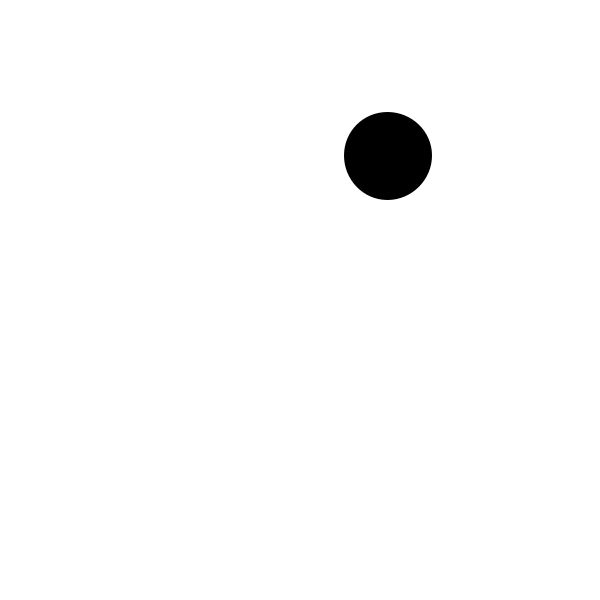
Frame 1 (no input)
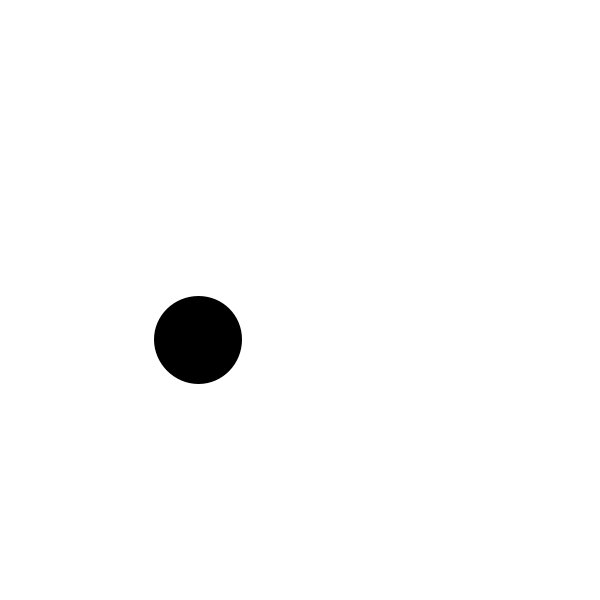
Frame 60 (the mouse pressed at the canvas centre just before this capture)
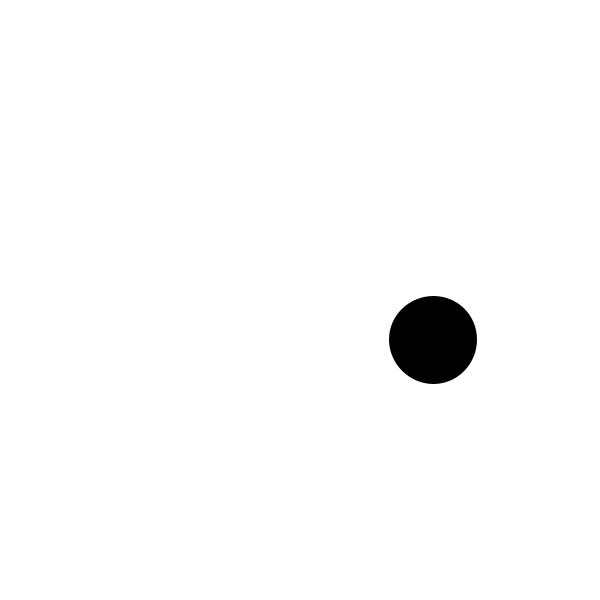
Frame 120 (the mouse held since frame 60 and released just before this capture)

The Processing sketch that drew these frames (run headless with seeded random() and noise(); from frame 60 on, the mouse is pressed at the canvas centre):

// Processing sketch: processing_66562
// ── processing_66562.pde

//variables
float d;
float xPos;
float yPos;
float xVel;
float yVel;
 
void setup() {
  size(600, 600);
  background(255);
  smooth();
  frameRate(30);
 
  xPos=random(0+ d/2, width-d/2);
  yPos=random(0+ d/2, height-d/2);
  xVel=random(-10, 10);
  yVel=random(-50, 50);
  d=random(50, 100);
}
 
void draw() {
  background(255);
  stroke(255);
  strokeWeight(5);
  fill(0);
  ellipse(xPos, yPos, d, d);
   
  xPos=xPos+xVel;
  yPos=yPos+yVel;
   
  //conditionals for movement
  //left wall
  if (xPos<0+d/2) {
    xVel=xVel*(-1);
  }
  //top wall
  if (yPos<0+d/2) {
    yVel=yVel*(-1);
  }
  //right wall
  if (xPos>width-d/2) {
    xVel=xVel*(-1);
  }
  //bottom wall
  if (yPos>height-d/2) {
    yVel=yVel*(-1);
  }
}
